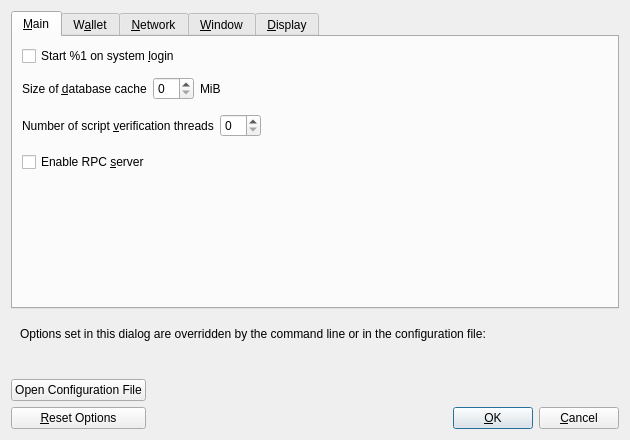
<?xml version="1.0" encoding="UTF-8"?>
<ui version="4.0">
 <class>OptionsDialog</class>
 <widget class="QDialog" name="OptionsDialog">
  <property name="geometry">
   <rect>
    <x>0</x>
    <y>0</y>
    <width>630</width>
    <height>440</height>
   </rect>
  </property>
  <property name="windowTitle">
   <string>Options</string>
  </property>
  <property name="modal">
   <bool>true</bool>
  </property>
  <layout class="QVBoxLayout" name="verticalLayout">
   <item>
    <widget class="QTabWidget" name="tabWidget">
     <property name="currentIndex">
      <number>0</number>
     </property>
     <widget class="QWidget" name="tabMain">
      <attribute name="title">
       <string>&amp;Main</string>
      </attribute>
      <layout class="QVBoxLayout" name="verticalLayout_Main">
       <item>
        <widget class="QCheckBox" name="bitcoinAtStartup">
         <property name="toolTip">
          <string>Automatically start %1 after logging in to the system.</string>
         </property>
         <property name="text">
          <string>Start %1 on system &amp;login</string>
         </property>
        </widget>
       </item>
       <item>
        <spacer name="horizontalSpacer_0_Main">
         <property name="orientation">
          <enum>Qt::Horizontal</enum>
         </property>
         <property name="sizeHint" stdset="0">
          <size>
           <width>40</width>
           <height>5</height>
          </size>
         </property>
        </spacer>
       </item>
       <item>
        <layout class="QHBoxLayout" name="horizontalLayout_2_Main">
         <item>
          <widget class="QLabel" name="databaseCacheLabel">
           <property name="toolTip">
            <string extracomment="Tooltip text for Options window setting that sets the size of the database cache. Explains the corresponding effects of increasing/decreasing this value.">Maximum database cache size. A larger cache can contribute to faster sync, after which the benefit is less pronounced for most use cases. Lowering the cache size will reduce memory usage. Unused mempool memory is shared for this cache.</string>
           </property>
           <property name="text">
            <string>Size of &amp;database cache</string>
           </property>
           <property name="textFormat">
            <enum>Qt::PlainText</enum>
           </property>
           <property name="buddy">
            <cstring>databaseCache</cstring>
           </property>
          </widget>
         </item>
         <item>
          <widget class="QSpinBox" name="databaseCache"/>
         </item>
         <item>
          <widget class="QLabel" name="databaseCacheUnitLabel">
           <property name="text">
            <string>MiB</string>
           </property>
           <property name="textFormat">
            <enum>Qt::PlainText</enum>
           </property>
          </widget>
         </item>
         <item>
          <spacer name="horizontalSpacer_2_Main">
           <property name="orientation">
            <enum>Qt::Horizontal</enum>
           </property>
           <property name="sizeHint" stdset="0">
            <size>
             <width>40</width>
             <height>20</height>
            </size>
           </property>
          </spacer>
         </item>
        </layout>
       </item>
       <item>
        <layout class="QHBoxLayout" name="horizontalLayout_Main_VerifyLabel">
         <item>
          <widget class="QLabel" name="threadsScriptVerifLabel">
           <property name="toolTip">
            <string extracomment="Tooltip text for Options window setting that sets the number of script verification threads. Explains that negative values mean to leave these many cores free to the system.">Set the number of script verification threads. Negative values correspond to the number of cores you want to leave free to the system.</string>
           </property>
           <property name="text">
            <string>Number of script &amp;verification threads</string>
           </property>
           <property name="textFormat">
            <enum>Qt::PlainText</enum>
           </property>
           <property name="buddy">
            <cstring>threadsScriptVerif</cstring>
           </property>
          </widget>
         </item>
         <item>
          <widget class="QSpinBox" name="threadsScriptVerif">
           <property name="toolTip">
            <string>(0 = auto, &lt;0 = leave that many cores free)</string>
           </property>
          </widget>
         </item>
         <item>
          <spacer name="horizontalSpacer_Main_Threads">
           <property name="orientation">
            <enum>Qt::Horizontal</enum>
           </property>
           <property name="sizeHint" stdset="0">
            <size>
             <width>40</width>
             <height>40</height>
            </size>
           </property>
          </spacer>
         </item>
        </layout>
       </item>
       <item>
        <widget class="QCheckBox" name="enableServer">
         <property name="toolTip">
          <string extracomment="Tooltip text for Options window setting that enables the RPC server.">This allows you or a third party tool to communicate with the node through command-line and JSON-RPC commands.</string>
         </property>
         <property name="text">
          <string extracomment="An Options window setting to enable the RPC server.">Enable RPC &amp;server</string>
         </property>
        </widget>
       </item>
       <item>
        <spacer name="verticalSpacer_Main">
         <property name="orientation">
          <enum>Qt::Vertical</enum>
         </property>
         <property name="sizeHint" stdset="0">
          <size>
           <width>20</width>
           <height>40</height>
          </size>
         </property>
        </spacer>
       </item>
      </layout>
     </widget>
     <widget class="QWidget" name="tabWallet">
      <attribute name="title">
       <string>W&amp;allet</string>
      </attribute>
      <layout class="QVBoxLayout" name="verticalLayout_Wallet">
       <item>
        <widget class="QCheckBox" name="subFeeFromAmount">
         <property name="toolTip">
          <string extracomment="Tooltip text for Options window setting that sets subtracting the fee from a sending amount as default.">Whether to set subtract fee from amount as default or not.</string>
         </property>
         <property name="text">
          <string extracomment="An Options window setting to set subtracting the fee from a sending amount as default.">Subtract &amp;fee from amount by default</string>
         </property>
        </widget>
       </item>
       <item>
        <widget class="QGroupBox" name="groupBox">
         <property name="title">
          <string>Expert</string>
         </property>
         <layout class="QVBoxLayout" name="verticalLayout_2">
          <item>
           <widget class="QCheckBox" name="coinControlFeatures">
            <property name="toolTip">
             <string>Whether to show coin control features or not.</string>
            </property>
            <property name="text">
             <string>Enable coin &amp;control features</string>
            </property>
           </widget>
          </item>
          <item>
           <widget class="QCheckBox" name="spendZeroConfChange">
            <property name="toolTip">
             <string>If you disable the spending of unconfirmed change, the change from a transaction cannot be used until that transaction has at least one confirmation. This also affects how your balance is computed.</string>
            </property>
            <property name="text">
             <string>&amp;Spend unconfirmed change</string>
            </property>
           </widget>
          </item>
          <item>
           <widget class="QCheckBox" name="splitCoins">
            <property name="toolTip">
             <string>Whether to split coins or not during minting.</string>
            </property>
            <property name="text">
             <string>&amp;Split coins when minting</string>
            </property>
           </widget>
          </item>
          <item>
           <widget class="QCheckBox" name="checkGithub">
            <property name="toolTip">
             <string>Whether to check official github for wallet updates on the startup.</string>
            </property>
            <property name="text">
             <string>&amp;Check github for updates on startup</string>
            </property>
           </widget>
          </item>
         </layout>
        </widget>
       </item>
       <item>
        <widget class="QGroupBox" name="groupBoxHww">
         <property name="title">
          <string>External Signer (e.g. hardware wallet)</string>
         </property>
         <layout class="QVBoxLayout" name="verticalLayoutHww">
          <item>
           <layout class="QHBoxLayout" name="horizontalLayoutHww">
            <item>
             <widget class="QLabel" name="externalSignerPathLabel">
              <property name="text">
               <string>&amp;External signer script path</string>
              </property>
              <property name="buddy">
               <cstring>externalSignerPath</cstring>
              </property>
             </widget>
            </item>
            <item>
             <widget class="QLineEdit" name="externalSignerPath">
              <property name="toolTip">
               <string>Full path to a Bitcoin Core compatible script (e.g. C:\Downloads\hwi.exe or /Users/you/Downloads/hwi.py). Beware: malware can steal your coins!</string>
              </property>
             </widget>
            </item>
           </layout>
          </item>
         </layout>
        </widget>
       </item>
       <item>
        <spacer name="verticalSpacer_Wallet">
         <property name="orientation">
          <enum>Qt::Vertical</enum>
         </property>
         <property name="sizeHint" stdset="0">
          <size>
           <width>20</width>
           <height>40</height>
          </size>
         </property>
        </spacer>
       </item>
      </layout>
     </widget>
     <widget class="QWidget" name="tabNetwork">
      <attribute name="title">
       <string>&amp;Network</string>
      </attribute>
      <layout class="QVBoxLayout" name="verticalLayout_Network">
       <item>
        <widget class="QCheckBox" name="mapPortUpnp">
         <property name="toolTip">
          <string>Automatically open the Peercoin client port on the router. This only works when your router supports UPnP and it is enabled.</string>
         </property>
         <property name="text">
          <string>Map port using &amp;UPnP</string>
         </property>
        </widget>
       </item>
       <item>
        <widget class="QCheckBox" name="mapPortNatpmp">
         <property name="toolTip">
          <string>Automatically open the Bitcoin client port on the router. This only works when your router supports NAT-PMP and it is enabled. The external port could be random.</string>
         </property>
         <property name="text">
          <string>Map port using NA&amp;T-PMP</string>
         </property>
        </widget>
       </item>
       <item>
        <widget class="QCheckBox" name="allowIncoming">
         <property name="toolTip">
          <string>Accept connections from outside.</string>
         </property>
         <property name="text">
          <string>Allow incomin&amp;g connections</string>
         </property>
        </widget>
       </item>
       <item>
        <widget class="QCheckBox" name="connectSocks">
         <property name="toolTip">
          <string>Connect to the Peercoin network through a SOCKS5 proxy.</string>
         </property>
         <property name="text">
          <string>&amp;Connect through SOCKS5 proxy (default proxy):</string>
         </property>
        </widget>
       </item>
       <item>
        <layout class="QHBoxLayout" name="horizontalLayout_1_Network">
         <item>
          <widget class="QLabel" name="proxyIpLabel">
           <property name="text">
            <string>Proxy &amp;IP:</string>
           </property>
           <property name="textFormat">
            <enum>Qt::PlainText</enum>
           </property>
           <property name="buddy">
            <cstring>proxyIp</cstring>
           </property>
          </widget>
         </item>
         <item>
          <widget class="QValidatedLineEdit" name="proxyIp">
           <property name="minimumSize">
            <size>
             <width>140</width>
             <height>0</height>
            </size>
           </property>
           <property name="maximumSize">
            <size>
             <width>140</width>
             <height>16777215</height>
            </size>
           </property>
           <property name="toolTip">
            <string>IP address of the proxy (e.g. IPv4: 127.0.0.1 / IPv6: ::1)</string>
           </property>
          </widget>
         </item>
         <item>
          <widget class="QLabel" name="proxyPortLabel">
           <property name="text">
            <string>&amp;Port:</string>
           </property>
           <property name="textFormat">
            <enum>Qt::PlainText</enum>
           </property>
           <property name="buddy">
            <cstring>proxyPort</cstring>
           </property>
          </widget>
         </item>
         <item>
          <widget class="QLineEdit" name="proxyPort">
           <property name="minimumSize">
            <size>
             <width>55</width>
             <height>0</height>
            </size>
           </property>
           <property name="maximumSize">
            <size>
             <width>55</width>
             <height>16777215</height>
            </size>
           </property>
           <property name="toolTip">
            <string>Port of the proxy (e.g. 9050)</string>
           </property>
          </widget>
         </item>
         <item>
          <spacer name="horizontalSpacer_1_Network">
           <property name="orientation">
            <enum>Qt::Horizontal</enum>
           </property>
           <property name="sizeHint" stdset="0">
            <size>
             <width>40</width>
             <height>20</height>
            </size>
           </property>
          </spacer>
         </item>
        </layout>
       </item>
       <item>
        <layout class="QHBoxLayout" name="horizontalLayout_2_Network">
         <item>
          <widget class="QLabel" name="proxyActiveNets">
           <property name="text">
            <string>Used for reaching peers via:</string>
           </property>
           <property name="textFormat">
            <enum>Qt::PlainText</enum>
           </property>
          </widget>
         </item>
         <item>
          <widget class="QCheckBox" name="proxyReachIPv4">
           <property name="enabled">
            <bool>false</bool>
           </property>
           <property name="toolTip">
            <string>Shows if the supplied default SOCKS5 proxy is used to reach peers via this network type.</string>
           </property>
           <property name="text">
            <string/>
           </property>
          </widget>
         </item>
         <item>
          <widget class="QLabel" name="proxyReachIPv4Label">
           <property name="text">
            <string>IPv4</string>
           </property>
           <property name="textFormat">
            <enum>Qt::PlainText</enum>
           </property>
          </widget>
         </item>
         <item>
          <widget class="QCheckBox" name="proxyReachIPv6">
           <property name="enabled">
            <bool>false</bool>
           </property>
           <property name="toolTip">
            <string>Shows if the supplied default SOCKS5 proxy is used to reach peers via this network type.</string>
           </property>
           <property name="text">
            <string/>
           </property>
          </widget>
         </item>
         <item>
          <widget class="QLabel" name="proxyReachIPv6Label">
           <property name="text">
            <string>IPv6</string>
           </property>
           <property name="textFormat">
            <enum>Qt::PlainText</enum>
           </property>
          </widget>
         </item>
         <item>
          <widget class="QCheckBox" name="proxyReachTor">
           <property name="enabled">
            <bool>false</bool>
           </property>
           <property name="toolTip">
            <string>Shows if the supplied default SOCKS5 proxy is used to reach peers via this network type.</string>
           </property>
           <property name="text">
            <string/>
           </property>
          </widget>
         </item>
         <item>
          <widget class="QLabel" name="proxyReachTorLabel">
           <property name="text">
            <string>Tor</string>
           </property>
           <property name="textFormat">
            <enum>Qt::PlainText</enum>
           </property>
          </widget>
         </item>
         <item>
          <spacer name="horizontalSpacer_2_Network">
           <property name="orientation">
            <enum>Qt::Horizontal</enum>
           </property>
           <property name="sizeHint" stdset="0">
            <size>
             <width>40</width>
             <height>20</height>
            </size>
           </property>
          </spacer>
         </item>
        </layout>
       </item>
       <item>
        <widget class="QCheckBox" name="connectSocksTor">
         <property name="toolTip">
          <string>Connect to the Peercoin network through a separate SOCKS5 proxy for Tor onion services.</string>
         </property>
         <property name="text">
          <string>Use separate SOCKS&amp;5 proxy to reach peers via Tor onion services:</string>
         </property>
        </widget>
       </item>
       <item>
        <layout class="QHBoxLayout" name="horizontalLayout_3_Network">
         <item>
          <widget class="QLabel" name="proxyIpTorLabel">
           <property name="text">
            <string>Proxy &amp;IP:</string>
           </property>
           <property name="textFormat">
            <enum>Qt::PlainText</enum>
           </property>
           <property name="buddy">
            <cstring>proxyIpTor</cstring>
           </property>
          </widget>
         </item>
         <item>
          <widget class="QValidatedLineEdit" name="proxyIpTor">
           <property name="minimumSize">
            <size>
             <width>140</width>
             <height>0</height>
            </size>
           </property>
           <property name="maximumSize">
            <size>
             <width>140</width>
             <height>16777215</height>
            </size>
           </property>
           <property name="toolTip">
            <string>IP address of the proxy (e.g. IPv4: 127.0.0.1 / IPv6: ::1)</string>
           </property>
          </widget>
         </item>
         <item>
          <widget class="QLabel" name="proxyPortTorLabel">
           <property name="text">
            <string>&amp;Port:</string>
           </property>
           <property name="textFormat">
            <enum>Qt::PlainText</enum>
           </property>
           <property name="buddy">
            <cstring>proxyPortTor</cstring>
           </property>
          </widget>
         </item>
         <item>
          <widget class="QLineEdit" name="proxyPortTor">
           <property name="minimumSize">
            <size>
             <width>55</width>
             <height>0</height>
            </size>
           </property>
           <property name="maximumSize">
            <size>
             <width>55</width>
             <height>16777215</height>
            </size>
           </property>
           <property name="toolTip">
            <string>Port of the proxy (e.g. 9050)</string>
           </property>
          </widget>
         </item>
         <item>
          <spacer name="horizontalSpacer_4_Network">
           <property name="orientation">
            <enum>Qt::Horizontal</enum>
           </property>
           <property name="sizeHint" stdset="0">
            <size>
             <width>40</width>
             <height>20</height>
            </size>
           </property>
          </spacer>
         </item>
        </layout>
       </item>
       <item>
        <spacer name="verticalSpacer_Network">
         <property name="orientation">
          <enum>Qt::Vertical</enum>
         </property>
         <property name="sizeHint" stdset="0">
          <size>
           <width>20</width>
           <height>40</height>
          </size>
         </property>
        </spacer>
       </item>
      </layout>
     </widget>
     <widget class="QWidget" name="tabWindow">
      <attribute name="title">
       <string>&amp;Window</string>
      </attribute>
      <layout class="QVBoxLayout" name="verticalLayout_Window">
       <item>
        <widget class="QCheckBox" name="showTrayIcon">
         <property name="toolTip">
          <string>Show the icon in the system tray.</string>
         </property>
         <property name="text">
          <string>&amp;Show tray icon</string>
         </property>
         <property name="checked">
          <bool>true</bool>
         </property>
        </widget>
       </item>
       <item>
        <widget class="QCheckBox" name="minimizeToTray">
         <property name="toolTip">
          <string>Show only a tray icon after minimizing the window.</string>
         </property>
         <property name="text">
          <string>&amp;Minimize to the tray instead of the taskbar</string>
         </property>
        </widget>
       </item>
       <item>
        <widget class="QCheckBox" name="minimizeOnClose">
         <property name="toolTip">
          <string>Minimize instead of exit the application when the window is closed. When this option is enabled, the application will be closed only after selecting Exit in the menu.</string>
         </property>
         <property name="text">
          <string>M&amp;inimize on close</string>
         </property>
        </widget>
       </item>
       <item>
        <spacer name="verticalSpacer_Window">
         <property name="orientation">
          <enum>Qt::Vertical</enum>
         </property>
         <property name="sizeHint" stdset="0">
          <size>
           <width>20</width>
           <height>40</height>
          </size>
         </property>
        </spacer>
       </item>
      </layout>
     </widget>
     <widget class="QWidget" name="tabDisplay">
      <attribute name="title">
       <string>&amp;Display</string>
      </attribute>
      <layout class="QVBoxLayout" name="verticalLayout_Display">
       <item>
        <layout class="QHBoxLayout" name="horizontalLayout_1_Display">
         <item>
          <widget class="QLabel" name="langLabel">
           <property name="text">
            <string>User Interface &amp;language:</string>
           </property>
           <property name="textFormat">
            <enum>Qt::PlainText</enum>
           </property>
           <property name="buddy">
            <cstring>lang</cstring>
           </property>
          </widget>
         </item>
         <item>
          <widget class="QValueComboBox" name="lang">
           <property name="toolTip">
            <string>The user interface language can be set here. This setting will take effect after restarting %1.</string>
           </property>
          </widget>
         </item>
        </layout>
       </item>
       <item>
        <layout class="QHBoxLayout" name="horizontalLayout_2_Display">
         <item>
          <widget class="QLabel" name="unitLabel">
           <property name="text">
            <string>&amp;Unit to show amounts in:</string>
           </property>
           <property name="textFormat">
            <enum>Qt::PlainText</enum>
           </property>
           <property name="buddy">
            <cstring>unit</cstring>
           </property>
          </widget>
         </item>
         <item>
          <widget class="QValueComboBox" name="unit">
           <property name="toolTip">
            <string>Choose the default subdivision unit to show in the interface and when sending coins.</string>
           </property>
          </widget>
         </item>
        </layout>
       </item>
       <item>
        <layout class="QHBoxLayout" name="horizontalLayout_3_Display">
         <item>
          <widget class="QLabel" name="thirdPartyTxUrlsLabel">
           <property name="toolTip">
            <string>Third party URLs (e.g. a block explorer) that appear in the transactions tab as context menu items. %s in the URL is replaced by transaction hash. Multiple URLs are separated by vertical bar |.</string>
           </property>
           <property name="text">
            <string>&amp;Third party transaction URLs</string>
           </property>
           <property name="buddy">
            <cstring>thirdPartyTxUrls</cstring>
           </property>
          </widget>
         </item>
         <item>
          <widget class="QLineEdit" name="thirdPartyTxUrls">
           <property name="toolTip">
            <string>Third party URLs (e.g. a block explorer) that appear in the transactions tab as context menu items. %s in the URL is replaced by transaction hash. Multiple URLs are separated by vertical bar |.</string>
           </property>
           <property name="placeholderText">
            <string notr="true">https://example.com/tx/%s</string>
           </property>
          </widget>
         </item>
        </layout>
       </item>
       <item>
        <widget class="QGroupBox" name="font_groupBox">
         <property name="title">
          <string>Monospaced font in the Overview tab:</string>
         </property>
         <layout class="QVBoxLayout" name="font_verticalLayout">
          <item>
           <layout class="QHBoxLayout" name="embeddedFont_horizontalLayout">
            <item>
             <widget class="QRadioButton" name="embeddedFont_radioButton">
              <property name="text">
               <string>embedded &quot;%1&quot;</string>
              </property>
             </widget>
            </item>
            <item>
             <spacer name="embeddedFont_horizontalSpacer">
              <property name="orientation">
               <enum>Qt::Horizontal</enum>
              </property>
              <property name="sizeHint" stdset="0">
               <size>
                <width>40</width>
                <height>20</height>
               </size>
              </property>
             </spacer>
            </item>
            <item>
             <layout class="QVBoxLayout" name="embeddedFont_verticalLayout">
              <item>
               <widget class="QLabel" name="embeddedFont_label_1">
                <property name="text">
                 <string notr="true">111.11111111 BTC</string>
                </property>
               </widget>
              </item>
              <item>
               <widget class="QLabel" name="embeddedFont_label_9">
                <property name="text">
                 <string notr="true">909.09090909 BTC</string>
                </property>
               </widget>
              </item>
             </layout>
            </item>
           </layout>
          </item>
          <item>
           <widget class="Line" name="font_line">
            <property name="orientation">
             <enum>Qt::Horizontal</enum>
            </property>
           </widget>
          </item>
          <item>
           <layout class="QHBoxLayout" name="systemFont_horizontalLayout">
            <item>
             <widget class="QRadioButton" name="systemFont_radioButton">
              <property name="text">
               <string>closest matching &quot;%1&quot;</string>
              </property>
             </widget>
            </item>
            <item>
             <spacer name="systemFont_horizontalSpacer">
              <property name="orientation">
               <enum>Qt::Horizontal</enum>
              </property>
              <property name="sizeHint" stdset="0">
               <size>
                <width>40</width>
                <height>20</height>
               </size>
              </property>
             </spacer>
            </item>
            <item>
             <layout class="QVBoxLayout" name="systemFont_verticalLayout">
              <item>
               <widget class="QLabel" name="systemFont_label_1">
                <property name="text">
                 <string notr="true">111.11111111 BTC</string>
                </property>
               </widget>
              </item>
              <item>
               <widget class="QLabel" name="systemFont_label_9">
                <property name="text">
                 <string notr="true">909.09090909 BTC</string>
                </property>
               </widget>
              </item>
             </layout>
            </item>
           </layout>
          </item>
         </layout>
        </widget>
       </item>
       <item>
        <spacer name="verticalSpacer_Display">
         <property name="orientation">
          <enum>Qt::Vertical</enum>
         </property>
         <property name="sizeHint" stdset="0">
          <size>
           <width>20</width>
           <height>40</height>
          </size>
         </property>
        </spacer>
       </item>
      </layout>
     </widget>
    </widget>
   </item>
   <item>
    <widget class="QFrame" name="frame">
     <layout class="QVBoxLayout" name="verticalLayout_Bottom">
      <item>
       <layout class="QHBoxLayout" name="horizontalLayout_Bottom">
        <item>
         <widget class="QLabel" name="overriddenByCommandLineInfoLabel">
          <property name="text">
           <string>Options set in this dialog are overridden by the command line or in the configuration file:</string>
          </property>
          <property name="textFormat">
           <enum>Qt::PlainText</enum>
          </property>
         </widget>
        </item>
        <item>
         <spacer name="horizontalSpacer_Bottom">
          <property name="orientation">
           <enum>Qt::Horizontal</enum>
          </property>
          <property name="sizeHint" stdset="0">
           <size>
            <width>40</width>
            <height>20</height>
           </size>
          </property>
         </spacer>
        </item>
       </layout>
      </item>
      <item>
       <widget class="QLabel" name="overriddenByCommandLineLabel">
        <property name="text">
         <string/>
        </property>
        <property name="textFormat">
         <enum>Qt::PlainText</enum>
        </property>
        <property name="wordWrap">
         <bool>true</bool>
        </property>
       </widget>
      </item>
     </layout>
    </widget>
   </item>
   <item>
    <layout class="QHBoxLayout" name="horizontalLayout_Buttons">
     <item>
      <layout class="QVBoxLayout" name="verticalLayout_Buttons">
       <item>
        <widget class="QPushButton" name="openBitcoinConfButton">
         <property name="toolTip">
          <string>Open the %1 configuration file from the working directory.</string>
         </property>
         <property name="text">
          <string>Open Configuration File</string>
         </property>
         <property name="autoDefault">
          <bool>false</bool>
         </property>
        </widget>
       </item>
       <item>
        <widget class="QPushButton" name="resetButton">
         <property name="toolTip">
          <string>Reset all client options to default.</string>
         </property>
         <property name="text">
          <string>&amp;Reset Options</string>
         </property>
         <property name="autoDefault">
          <bool>false</bool>
         </property>
        </widget>
       </item>
      </layout>
     </item>
     <item>
      <spacer name="horizontalSpacer_1">
       <property name="orientation">
        <enum>Qt::Horizontal</enum>
       </property>
       <property name="sizeHint" stdset="0">
        <size>
         <width>40</width>
         <height>48</height>
        </size>
       </property>
      </spacer>
     </item>
     <item>
      <widget class="QLabel" name="statusLabel">
       <property name="minimumSize">
        <size>
         <width>200</width>
         <height>0</height>
        </size>
       </property>
       <property name="font">
        <font>
         <weight>75</weight>
         <bold>true</bold>
        </font>
       </property>
       <property name="text">
        <string/>
       </property>
       <property name="textFormat">
        <enum>Qt::PlainText</enum>
       </property>
       <property name="wordWrap">
        <bool>true</bool>
       </property>
      </widget>
     </item>
     <item>
      <spacer name="horizontalSpacer_2">
       <property name="orientation">
        <enum>Qt::Horizontal</enum>
       </property>
       <property name="sizeHint" stdset="0">
        <size>
         <width>40</width>
         <height>48</height>
        </size>
       </property>
      </spacer>
     </item>
     <item>
      <layout class="QVBoxLayout" name="verticalLayout_4">
       <item>
        <spacer name="verticalSpacer">
         <property name="orientation">
          <enum>Qt::Vertical</enum>
         </property>
         <property name="sizeHint" stdset="0">
          <size>
           <width>20</width>
           <height>40</height>
          </size>
         </property>
        </spacer>
       </item>
       <item>
        <layout class="QHBoxLayout" name="horizontalLayout">
         <item>
          <widget class="QPushButton" name="okButton">
           <property name="text">
            <string>&amp;OK</string>
           </property>
           <property name="autoDefault">
            <bool>false</bool>
           </property>
           <property name="default">
            <bool>true</bool>
           </property>
          </widget>
         </item>
         <item>
          <widget class="QPushButton" name="cancelButton">
           <property name="text">
            <string>&amp;Cancel</string>
           </property>
           <property name="autoDefault">
            <bool>false</bool>
           </property>
          </widget>
         </item>
        </layout>
       </item>
      </layout>
     </item>
    </layout>
   </item>
  </layout>
 </widget>
 <customwidgets>
  <customwidget>
   <class>QValidatedLineEdit</class>
   <extends>QLineEdit</extends>
   <header>qt/qvalidatedlineedit.h</header>
  </customwidget>
  <customwidget>
   <class>QValueComboBox</class>
   <extends>QComboBox</extends>
   <header>qt/qvaluecombobox.h</header>
  </customwidget>
 </customwidgets>
 <resources/>
 <connections/>
</ui>
